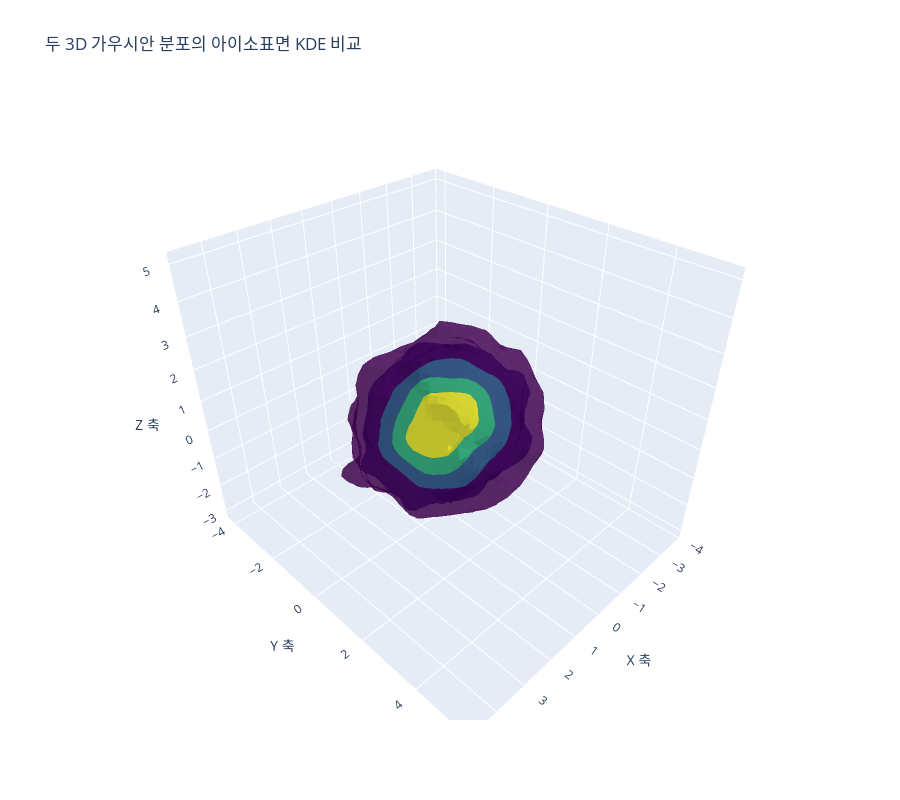

Write notebook code for a chart like this one.
### Code cell
import numpy as np
from scipy.stats import gaussian_kde
import plotly.graph_objects as go

# ============================================================
# 1. 테스트용 3D 가우시안 데이터 생성 (두 집단)
# ============================================================
np.random.seed(42)

# 집단 1 설정
mean1 = [0, 0, 0]
cov1 = [
    [1.0, 0.3, 0.2],
    [0.3, 1.2, 0.4],
    [0.2, 0.4, 1.0]
]
samples1 = np.random.multivariate_normal(mean1, cov1, size=1500)
x1, y1, z1 = samples1[:, 0], samples1[:, 1], samples1[:, 2]

# 집단 2 설정 (평균 이동)
mean2 = [1.5, 1.5, 1.5]
cov2 = cov1
samples2 = np.random.multivariate_normal(mean2, cov2, size=1500)
x2, y2, z2 = samples2[:, 0], samples2[:, 1], samples2[:, 2]

# 전체 데이터셋 결합하여 공통 범위 계산
all_x = np.concatenate([x1, x2])
all_y = np.concatenate([y1, y2])
all_z = np.concatenate([z1, z2])

# ============================================================
# 2. KDE 모델 학습 (두 집단 각각)
# ============================================================
kde1 = gaussian_kde(np.vstack([x1, y1, z1]))
kde2 = gaussian_kde(np.vstack([x2, y2, z2]))

# ============================================================
# 3. 공통 3D GRID 생성
# ============================================================
grid_n = 35  # 너무 크면 느려짐
X, Y, Z = np.mgrid[
    all_x.min():all_x.max():grid_n*1j,
    all_y.min():all_y.max():grid_n*1j,
    all_z.min():all_z.max():grid_n*1j
]

coords = np.vstack([X.ravel(), Y.ravel(), Z.ravel()])

# ============================================================
# 4. grid KDE 계산 (두 집단 각각)
# ============================================================
density1 = kde1(coords).reshape(X.shape)
density2 = kde2(coords).reshape(X.shape)

# ============================================================
# 5. Plotly 시각화 (두 집단의 Isosurface)
# ============================================================

fig = go.Figure()

# Isosurface 설정
low_color_percent = 90
surface_count = 4

# --- 집단 1 시각화 ---
isomin_value1 = np.percentile(density1, low_color_percent)

fig.add_trace(go.Isosurface(
    x=X.flatten(),
    y=Y.flatten(),
    z=Z.flatten(),
    value=density1.flatten(),
    isomin=isomin_value1,
    isomax=np.percentile(density1, 99.5),
    surface_count=surface_count,
    opacity=0.6,
    colorscale="Plasma",
    name="집단 1 분포 (평균: (0, 0, 0))",
    showscale=False
))

# --- 집단 2 시각화 ---
isomin_value2 = np.percentile(density2, low_color_percent)

fig.add_trace(go.Isosurface(
    x=X.flatten(),
    y=Y.flatten(),
    z=Z.flatten(),
    value=density2.flatten(),
    isomin=isomin_value2,
    isomax=np.percentile(density2, 99.5),
    surface_count=surface_count,
    opacity=0.6,
    colorscale="Viridis",
    name="집단 2 분포 (평균: (1.5, 1.5, 1.5))",
    showscale=False
))


fig.update_layout(
    title="두 3D 가우시안 분포의 아이소표면 KDE 비교",
    scene=dict(
        aspectmode="data",
        xaxis_title='X 축',
        yaxis_title='Y 축',
        zaxis_title='Z 축'
    ),
    legend=dict(
        orientation="h",
        yanchor="bottom",
        y=1.02,
        xanchor="right",
        x=1
    ),
    width=900, height=800
)

fig.show()

### Figure 1 — Plotly figure (JSON) as saved in the notebook; plotly's stock layout.template omitted (floating-point values rounded to 4 significant figures; data arrays with more than 128 entries replaced by an {"elided": "..."} marker saying what was removed)
{"data": [{"colorscale": [[0, "#0d0887"], [0.1111, "#46039f"], [0.2222, "#7201a8"], [0.3333, "#9c179e"], [0.4444, "#bd3786"], [0.5556, "#d8576b"], [0.6667, "#ed7953"], [0.7778, "#fb9f3a"], [0.8889, "#fdca26"], [1, "#f0f921"]], "isomax": 0.03708, "isomin": 0.00272, "name": "집단 1 분포 (평균: (0, 0, 0))", "opacity": 0.6, "showscale": false, "surface": {"count": 4}, "type": "isosurface", "value": {"elided": "42875 float values"}, "x": {"elided": "42875 float values"}, "y": {"elided": "42875 float values"}, "z": {"elided": "42875 float values"}}, {"colorscale": [[0, "#440154"], [0.1111, "#482878"], [0.2222, "#3e4989"], [0.3333, "#31688e"], [0.4444, "#26828e"], [0.5556, "#1f9e89"], [0.6667, "#35b779"], [0.7778, "#6ece58"], [0.8889, "#b5de2b"], [1, "#fde725"]], "isomax": 0.03506, "isomin": 0.002871, "name": "집단 2 분포 (평균: (1.5, 1.5, 1.5))", "opacity": 0.6, "showscale": false, "surface": {"count": 4}, "type": "isosurface", "value": {"elided": "42875 float values"}, "x": {"elided": "42875 float values"}, "y": {"elided": "42875 float values"}, "z": {"elided": "42875 float values"}}], "layout": {"height": 800, "legend": {"orientation": "h", "x": 1, "xanchor": "right", "y": 1.02, "yanchor": "bottom"}, "scene": {"aspectmode": "data", "xaxis": {"title": {"text": "X 축"}}, "yaxis": {"title": {"text": "Y 축"}}, "zaxis": {"title": {"text": "Z 축"}}}, "title": {"text": "두 3D 가우시안 분포의 아이소표면 KDE 비교"}, "width": 900}}
